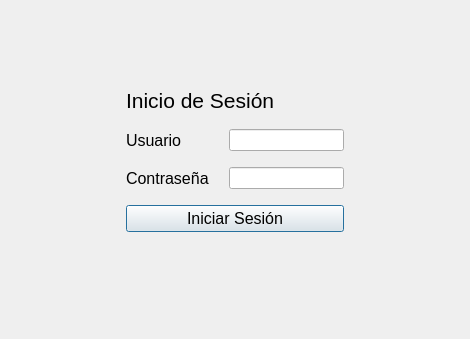
<?xml version="1.0" encoding="UTF-8"?>
<ui version="4.0">
 <class>dialogLogin</class>
 <widget class="QDialog" name="dialogLogin">
  <property name="geometry">
   <rect>
    <x>0</x>
    <y>0</y>
    <width>470</width>
    <height>339</height>
   </rect>
  </property>
  <property name="windowTitle">
   <string>Dialog</string>
  </property>
  <layout class="QGridLayout" name="gridLayout">
   <property name="horizontalSpacing">
    <number>20</number>
   </property>
   <property name="verticalSpacing">
    <number>16</number>
   </property>
   <item row="1" column="1" colspan="2">
    <widget class="QLabel" name="lblTitulo">
     <property name="font">
      <font>
       <pointsize>16</pointsize>
      </font>
     </property>
     <property name="text">
      <string>Inicio de Sesión</string>
     </property>
    </widget>
   </item>
   <item row="2" column="0">
    <spacer name="horizontalSpacer">
     <property name="orientation">
      <enum>Qt::Orientation::Horizontal</enum>
     </property>
     <property name="sizeHint" stdset="0">
      <size>
       <width>101</width>
       <height>20</height>
      </size>
     </property>
    </spacer>
   </item>
   <item row="4" column="1" colspan="2">
    <widget class="QPushButton" name="btnInicioSesion">
     <property name="font">
      <font>
       <pointsize>12</pointsize>
      </font>
     </property>
     <property name="text">
      <string>Iniciar Sesión</string>
     </property>
    </widget>
   </item>
   <item row="0" column="2">
    <spacer name="verticalSpacer_2">
     <property name="orientation">
      <enum>Qt::Orientation::Vertical</enum>
     </property>
     <property name="sizeHint" stdset="0">
      <size>
       <width>20</width>
       <height>35</height>
      </size>
     </property>
    </spacer>
   </item>
   <item row="2" column="3">
    <spacer name="horizontalSpacer_2">
     <property name="orientation">
      <enum>Qt::Orientation::Horizontal</enum>
     </property>
     <property name="sizeHint" stdset="0">
      <size>
       <width>101</width>
       <height>20</height>
      </size>
     </property>
    </spacer>
   </item>
   <item row="2" column="1">
    <widget class="QLabel" name="lblUsuario">
     <property name="font">
      <font>
       <pointsize>12</pointsize>
      </font>
     </property>
     <property name="text">
      <string>Usuario</string>
     </property>
    </widget>
   </item>
   <item row="3" column="1">
    <widget class="QLabel" name="lblContra">
     <property name="font">
      <font>
       <pointsize>12</pointsize>
      </font>
     </property>
     <property name="text">
      <string>Contraseña</string>
     </property>
    </widget>
   </item>
   <item row="2" column="2">
    <widget class="QLineEdit" name="txtUsuario"/>
   </item>
   <item row="5" column="1">
    <spacer name="verticalSpacer">
     <property name="orientation">
      <enum>Qt::Orientation::Vertical</enum>
     </property>
     <property name="sizeHint" stdset="0">
      <size>
       <width>20</width>
       <height>96</height>
      </size>
     </property>
    </spacer>
   </item>
   <item row="3" column="2">
    <widget class="QLineEdit" name="txtContra">
     <property name="echoMode">
      <enum>QLineEdit::EchoMode::Password</enum>
     </property>
    </widget>
   </item>
   <item row="3" column="0">
    <spacer name="horizontalSpacer_3">
     <property name="orientation">
      <enum>Qt::Orientation::Horizontal</enum>
     </property>
     <property name="sizeHint" stdset="0">
      <size>
       <width>40</width>
       <height>20</height>
      </size>
     </property>
    </spacer>
   </item>
   <item row="3" column="3">
    <spacer name="horizontalSpacer_4">
     <property name="orientation">
      <enum>Qt::Orientation::Horizontal</enum>
     </property>
     <property name="sizeHint" stdset="0">
      <size>
       <width>40</width>
       <height>20</height>
      </size>
     </property>
    </spacer>
   </item>
  </layout>
 </widget>
 <resources/>
 <connections/>
</ui>
